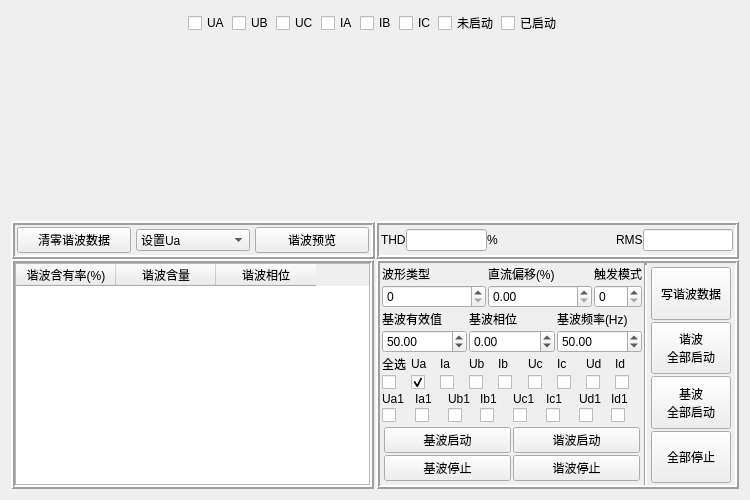
<?xml version="1.0" encoding="UTF-8"?>
<ui version="4.0">
 <class>Hrenter_out</class>
 <widget class="QWidget" name="Hrenter_out">
  <property name="geometry">
   <rect>
    <x>0</x>
    <y>0</y>
    <width>750</width>
    <height>500</height>
   </rect>
  </property>
  <property name="windowTitle">
   <string>Form</string>
  </property>
  <layout class="QGridLayout" name="gridLayout_5">
   <item row="0" column="0">
    <layout class="QVBoxLayout" name="verticalLayout_8" stretch="0,1,1,0,2">
     <property name="spacing">
      <number>0</number>
     </property>
     <item>
      <layout class="QHBoxLayout" name="horizontalLayout_14" stretch="0,0,0,0,0,0,0,0,0,0">
       <property name="spacing">
        <number>2</number>
       </property>
       <item>
        <spacer name="horizontalSpacer">
         <property name="orientation">
          <enum>Qt::Horizontal</enum>
         </property>
         <property name="sizeHint" stdset="0">
          <size>
           <width>20</width>
           <height>20</height>
          </size>
         </property>
        </spacer>
       </item>
       <item>
        <widget class="m_checkbox" name="ua_state">
         <property name="text">
          <string>UA</string>
         </property>
         <property name="checkable">
          <bool>false</bool>
         </property>
         <property name="tristate">
          <bool>false</bool>
         </property>
        </widget>
       </item>
       <item>
        <widget class="m_checkbox" name="ub_state">
         <property name="text">
          <string>UB</string>
         </property>
         <property name="checkable">
          <bool>false</bool>
         </property>
        </widget>
       </item>
       <item>
        <widget class="m_checkbox" name="uc_state">
         <property name="text">
          <string>UC</string>
         </property>
         <property name="checkable">
          <bool>false</bool>
         </property>
        </widget>
       </item>
       <item>
        <widget class="m_checkbox" name="ia_state">
         <property name="text">
          <string>IA</string>
         </property>
         <property name="checkable">
          <bool>false</bool>
         </property>
        </widget>
       </item>
       <item>
        <widget class="m_checkbox" name="ib_state">
         <property name="text">
          <string>IB</string>
         </property>
         <property name="checkable">
          <bool>false</bool>
         </property>
        </widget>
       </item>
       <item>
        <widget class="m_checkbox" name="ic_state">
         <property name="text">
          <string>IC</string>
         </property>
         <property name="checkable">
          <bool>false</bool>
         </property>
        </widget>
       </item>
       <item>
        <widget class="m_checkbox" name="state1">
         <property name="text">
          <string>未启动</string>
         </property>
         <property name="checkable">
          <bool>false</bool>
         </property>
        </widget>
       </item>
       <item>
        <widget class="m_checkbox" name="state3">
         <property name="text">
          <string>已启动</string>
         </property>
         <property name="checkable">
          <bool>false</bool>
         </property>
        </widget>
       </item>
       <item>
        <spacer name="horizontalSpacer_3">
         <property name="orientation">
          <enum>Qt::Horizontal</enum>
         </property>
         <property name="sizeHint" stdset="0">
          <size>
           <width>20</width>
           <height>20</height>
          </size>
         </property>
        </spacer>
       </item>
      </layout>
     </item>
     <item>
      <widget class="CustomPlotHasRoll" name="bar_map" native="true"/>
     </item>
     <item>
      <widget class="CustomPlotHasRoll" name="wave_map" native="true"/>
     </item>
     <item>
      <layout class="QHBoxLayout" name="horizontalLayout_7" stretch="1,1">
       <property name="topMargin">
        <number>2</number>
       </property>
       <item>
        <widget class="QFrame" name="frame">
         <property name="frameShape">
          <enum>QFrame::Box</enum>
         </property>
         <property name="frameShadow">
          <enum>QFrame::Raised</enum>
         </property>
         <property name="lineWidth">
          <number>2</number>
         </property>
         <layout class="QGridLayout" name="gridLayout_6">
          <property name="leftMargin">
           <number>2</number>
          </property>
          <property name="topMargin">
           <number>2</number>
          </property>
          <property name="rightMargin">
           <number>2</number>
          </property>
          <property name="bottomMargin">
           <number>2</number>
          </property>
          <property name="spacing">
           <number>2</number>
          </property>
          <item row="0" column="0">
           <layout class="QHBoxLayout" name="horizontalLayout_9" stretch="1,1,1">
            <property name="spacing">
             <number>5</number>
            </property>
            <item>
             <widget class="QPushButton" name="clear_hrenter_data">
              <property name="text">
               <string>清零谐波数据</string>
              </property>
             </widget>
            </item>
            <item>
             <widget class="QComboBox" name="pipe_type">
              <property name="layoutDirection">
               <enum>Qt::LeftToRight</enum>
              </property>
              <property name="sizeAdjustPolicy">
               <enum>QComboBox::AdjustToContentsOnFirstShow</enum>
              </property>
              <item>
               <property name="text">
                <string>设置Ua</string>
               </property>
              </item>
              <item>
               <property name="text">
                <string>设置Ia</string>
               </property>
              </item>
              <item>
               <property name="text">
                <string>设置Ub</string>
               </property>
              </item>
              <item>
               <property name="text">
                <string>设置Ib</string>
               </property>
              </item>
              <item>
               <property name="text">
                <string>设置Uc</string>
               </property>
              </item>
              <item>
               <property name="text">
                <string>设置Ic</string>
               </property>
              </item>
             </widget>
            </item>
            <item>
             <widget class="QPushButton" name="preview_hrenter">
              <property name="text">
               <string>谐波预览</string>
              </property>
             </widget>
            </item>
           </layout>
          </item>
         </layout>
        </widget>
       </item>
       <item>
        <widget class="QFrame" name="frame_2">
         <property name="frameShape">
          <enum>QFrame::Box</enum>
         </property>
         <property name="frameShadow">
          <enum>QFrame::Raised</enum>
         </property>
         <property name="lineWidth">
          <number>2</number>
         </property>
         <layout class="QGridLayout" name="gridLayout_2">
          <property name="leftMargin">
           <number>2</number>
          </property>
          <property name="topMargin">
           <number>2</number>
          </property>
          <property name="rightMargin">
           <number>2</number>
          </property>
          <property name="bottomMargin">
           <number>2</number>
          </property>
          <property name="spacing">
           <number>2</number>
          </property>
          <item row="0" column="0">
           <layout class="QHBoxLayout" name="horizontalLayout_3" stretch="1,1,1">
            <property name="spacing">
             <number>0</number>
            </property>
            <item>
             <layout class="QHBoxLayout" name="horizontalLayout" stretch="0,0,0">
              <item>
               <widget class="QLabel" name="label">
                <property name="text">
                 <string>THD</string>
                </property>
               </widget>
              </item>
              <item>
               <widget class="QLineEdit" name="thd"/>
              </item>
              <item>
               <widget class="QLabel" name="label_2">
                <property name="text">
                 <string>%</string>
                </property>
               </widget>
              </item>
             </layout>
            </item>
            <item>
             <spacer name="horizontalSpacer_2">
              <property name="orientation">
               <enum>Qt::Horizontal</enum>
              </property>
              <property name="sizeHint" stdset="0">
               <size>
                <width>40</width>
                <height>20</height>
               </size>
              </property>
             </spacer>
            </item>
            <item>
             <layout class="QHBoxLayout" name="horizontalLayout_2">
              <item>
               <widget class="QLabel" name="label_3">
                <property name="text">
                 <string>RMS</string>
                </property>
               </widget>
              </item>
              <item>
               <widget class="QLineEdit" name="rms"/>
              </item>
             </layout>
            </item>
           </layout>
          </item>
         </layout>
        </widget>
       </item>
      </layout>
     </item>
     <item>
      <layout class="QHBoxLayout" name="horizontalLayout_8" stretch="1,1">
       <property name="spacing">
        <number>2</number>
       </property>
       <item>
        <widget class="QFrame" name="frame_3">
         <property name="frameShape">
          <enum>QFrame::Box</enum>
         </property>
         <property name="frameShadow">
          <enum>QFrame::Raised</enum>
         </property>
         <property name="lineWidth">
          <number>2</number>
         </property>
         <layout class="QGridLayout" name="gridLayout">
          <property name="leftMargin">
           <number>0</number>
          </property>
          <property name="topMargin">
           <number>0</number>
          </property>
          <property name="rightMargin">
           <number>0</number>
          </property>
          <property name="bottomMargin">
           <number>0</number>
          </property>
          <property name="spacing">
           <number>0</number>
          </property>
          <item row="0" column="0">
           <widget class="QTableWidget" name="hrenter_data">
            <column>
             <property name="text">
              <string>谐波含有率(%)</string>
             </property>
            </column>
            <column>
             <property name="text">
              <string>谐波含量</string>
             </property>
            </column>
            <column>
             <property name="text">
              <string>谐波相位</string>
             </property>
            </column>
           </widget>
          </item>
         </layout>
        </widget>
       </item>
       <item>
        <widget class="QFrame" name="frame_4">
         <property name="frameShape">
          <enum>QFrame::Box</enum>
         </property>
         <property name="frameShadow">
          <enum>QFrame::Raised</enum>
         </property>
         <property name="lineWidth">
          <number>2</number>
         </property>
         <layout class="QHBoxLayout" name="horizontalLayout_11" stretch="3,0,1">
          <property name="spacing">
           <number>0</number>
          </property>
          <property name="leftMargin">
           <number>0</number>
          </property>
          <property name="topMargin">
           <number>0</number>
          </property>
          <property name="rightMargin">
           <number>0</number>
          </property>
          <property name="bottomMargin">
           <number>0</number>
          </property>
          <item>
           <layout class="QVBoxLayout" name="verticalLayout_9" stretch="0,0,0,0,0">
            <property name="spacing">
             <number>2</number>
            </property>
            <property name="leftMargin">
             <number>2</number>
            </property>
            <property name="topMargin">
             <number>2</number>
            </property>
            <property name="rightMargin">
             <number>2</number>
            </property>
            <property name="bottomMargin">
             <number>2</number>
            </property>
            <item>
             <layout class="QHBoxLayout" name="horizontalLayout_6" stretch="1,1,0">
              <property name="spacing">
               <number>2</number>
              </property>
              <item>
               <layout class="QVBoxLayout" name="verticalLayout_2" stretch="0,0">
                <property name="spacing">
                 <number>2</number>
                </property>
                <item>
                 <widget class="QLabel" name="label_4">
                  <property name="text">
                   <string>波形类型</string>
                  </property>
                 </widget>
                </item>
                <item>
                 <widget class="M_spinbox" name="wave_type">
                  <property name="sizePolicy">
                   <sizepolicy hsizetype="Expanding" vsizetype="Expanding">
                    <horstretch>0</horstretch>
                    <verstretch>0</verstretch>
                   </sizepolicy>
                  </property>
                 </widget>
                </item>
               </layout>
              </item>
              <item>
               <layout class="QVBoxLayout" name="verticalLayout_4">
                <property name="spacing">
                 <number>2</number>
                </property>
                <item>
                 <widget class="QLabel" name="label_6">
                  <property name="sizePolicy">
                   <sizepolicy hsizetype="Preferred" vsizetype="Preferred">
                    <horstretch>0</horstretch>
                    <verstretch>0</verstretch>
                   </sizepolicy>
                  </property>
                  <property name="text">
                   <string>直流偏移(%)</string>
                  </property>
                 </widget>
                </item>
                <item>
                 <widget class="QDoubleSpinBox" name="ratio">
                  <property name="sizePolicy">
                   <sizepolicy hsizetype="Expanding" vsizetype="Expanding">
                    <horstretch>0</horstretch>
                    <verstretch>0</verstretch>
                   </sizepolicy>
                  </property>
                  <property name="wrapping">
                   <bool>false</bool>
                  </property>
                  <property name="maximum">
                   <double>999.990000000000009</double>
                  </property>
                 </widget>
                </item>
               </layout>
              </item>
              <item>
               <layout class="QVBoxLayout" name="verticalLayout_12">
                <property name="spacing">
                 <number>2</number>
                </property>
                <item>
                 <widget class="QLabel" name="label_25">
                  <property name="text">
                   <string>触发模式</string>
                  </property>
                 </widget>
                </item>
                <item>
                 <widget class="M_spinbox" name="tig_type">
                  <property name="sizePolicy">
                   <sizepolicy hsizetype="Expanding" vsizetype="Expanding">
                    <horstretch>0</horstretch>
                    <verstretch>0</verstretch>
                   </sizepolicy>
                  </property>
                  <property name="wrapping">
                   <bool>false</bool>
                  </property>
                 </widget>
                </item>
               </layout>
              </item>
             </layout>
            </item>
            <item>
             <layout class="QHBoxLayout" name="horizontalLayout_10" stretch="1,1,1">
              <property name="spacing">
               <number>2</number>
              </property>
              <item>
               <layout class="QVBoxLayout" name="verticalLayout_3">
                <property name="spacing">
                 <number>2</number>
                </property>
                <item>
                 <widget class="QLabel" name="label_5">
                  <property name="text">
                   <string>基波有效值</string>
                  </property>
                 </widget>
                </item>
                <item>
                 <widget class="QDoubleSpinBox" name="base_value">
                  <property name="sizePolicy">
                   <sizepolicy hsizetype="Expanding" vsizetype="Expanding">
                    <horstretch>0</horstretch>
                    <verstretch>0</verstretch>
                   </sizepolicy>
                  </property>
                  <property name="wrapping">
                   <bool>true</bool>
                  </property>
                  <property name="maximum">
                   <double>999.990000000000009</double>
                  </property>
                  <property name="value">
                   <double>50.000000000000000</double>
                  </property>
                 </widget>
                </item>
               </layout>
              </item>
              <item>
               <layout class="QVBoxLayout" name="verticalLayout_11">
                <property name="spacing">
                 <number>2</number>
                </property>
                <item>
                 <widget class="QLabel" name="label_24">
                  <property name="text">
                   <string>基波相位</string>
                  </property>
                 </widget>
                </item>
                <item>
                 <widget class="QDoubleSpinBox" name="base_phase">
                  <property name="sizePolicy">
                   <sizepolicy hsizetype="Expanding" vsizetype="Expanding">
                    <horstretch>0</horstretch>
                    <verstretch>0</verstretch>
                   </sizepolicy>
                  </property>
                  <property name="wrapping">
                   <bool>true</bool>
                  </property>
                  <property name="minimum">
                   <double>-360.000000000000000</double>
                  </property>
                  <property name="maximum">
                   <double>360.000000000000000</double>
                  </property>
                  <property name="value">
                   <double>0.000000000000000</double>
                  </property>
                 </widget>
                </item>
               </layout>
              </item>
              <item>
               <layout class="QVBoxLayout" name="verticalLayout_5">
                <property name="spacing">
                 <number>2</number>
                </property>
                <item>
                 <widget class="QLabel" name="label_7">
                  <property name="text">
                   <string>基波频率(Hz)</string>
                  </property>
                 </widget>
                </item>
                <item>
                 <widget class="QDoubleSpinBox" name="freq">
                  <property name="sizePolicy">
                   <sizepolicy hsizetype="Expanding" vsizetype="Expanding">
                    <horstretch>0</horstretch>
                    <verstretch>0</verstretch>
                   </sizepolicy>
                  </property>
                  <property name="wrapping">
                   <bool>false</bool>
                  </property>
                  <property name="maximum">
                   <double>999.990000000000009</double>
                  </property>
                  <property name="value">
                   <double>50.000000000000000</double>
                  </property>
                 </widget>
                </item>
               </layout>
              </item>
             </layout>
            </item>
            <item>
             <layout class="QVBoxLayout" name="verticalLayout">
              <property name="spacing">
               <number>2</number>
              </property>
              <item>
               <layout class="QHBoxLayout" name="horizontalLayout_4">
                <item>
                 <widget class="QLabel" name="label_26">
                  <property name="text">
                   <string>全选</string>
                  </property>
                 </widget>
                </item>
                <item>
                 <widget class="QLabel" name="label_8">
                  <property name="text">
                   <string>Ua</string>
                  </property>
                 </widget>
                </item>
                <item>
                 <widget class="QLabel" name="label_16">
                  <property name="text">
                   <string>Ia</string>
                  </property>
                 </widget>
                </item>
                <item>
                 <widget class="QLabel" name="label_11">
                  <property name="text">
                   <string>Ub</string>
                  </property>
                 </widget>
                </item>
                <item>
                 <widget class="QLabel" name="label_17">
                  <property name="text">
                   <string>Ib</string>
                  </property>
                 </widget>
                </item>
                <item>
                 <widget class="QLabel" name="label_9">
                  <property name="text">
                   <string>Uc</string>
                  </property>
                 </widget>
                </item>
                <item>
                 <widget class="QLabel" name="label_18">
                  <property name="text">
                   <string>Ic</string>
                  </property>
                 </widget>
                </item>
                <item>
                 <widget class="QLabel" name="label_12">
                  <property name="text">
                   <string>Ud</string>
                  </property>
                 </widget>
                </item>
                <item>
                 <widget class="QLabel" name="label_19">
                  <property name="text">
                   <string>Id</string>
                  </property>
                 </widget>
                </item>
               </layout>
              </item>
              <item>
               <layout class="QHBoxLayout" name="horizontalLayout_5">
                <item>
                 <widget class="QCheckBox" name="all">
                  <property name="layoutDirection">
                   <enum>Qt::LeftToRight</enum>
                  </property>
                  <property name="text">
                   <string/>
                  </property>
                 </widget>
                </item>
                <item>
                 <widget class="QCheckBox" name="ua">
                  <property name="layoutDirection">
                   <enum>Qt::LeftToRight</enum>
                  </property>
                  <property name="text">
                   <string/>
                  </property>
                  <property name="checked">
                   <bool>true</bool>
                  </property>
                 </widget>
                </item>
                <item>
                 <widget class="QCheckBox" name="ia">
                  <property name="layoutDirection">
                   <enum>Qt::LeftToRight</enum>
                  </property>
                  <property name="text">
                   <string/>
                  </property>
                 </widget>
                </item>
                <item>
                 <widget class="QCheckBox" name="ub">
                  <property name="layoutDirection">
                   <enum>Qt::LeftToRight</enum>
                  </property>
                  <property name="text">
                   <string/>
                  </property>
                 </widget>
                </item>
                <item>
                 <widget class="QCheckBox" name="ib">
                  <property name="layoutDirection">
                   <enum>Qt::LeftToRight</enum>
                  </property>
                  <property name="text">
                   <string/>
                  </property>
                 </widget>
                </item>
                <item>
                 <widget class="QCheckBox" name="uc">
                  <property name="layoutDirection">
                   <enum>Qt::LeftToRight</enum>
                  </property>
                  <property name="text">
                   <string/>
                  </property>
                 </widget>
                </item>
                <item>
                 <widget class="QCheckBox" name="ic">
                  <property name="layoutDirection">
                   <enum>Qt::LeftToRight</enum>
                  </property>
                  <property name="text">
                   <string/>
                  </property>
                 </widget>
                </item>
                <item>
                 <widget class="QCheckBox" name="ud">
                  <property name="layoutDirection">
                   <enum>Qt::LeftToRight</enum>
                  </property>
                  <property name="text">
                   <string/>
                  </property>
                 </widget>
                </item>
                <item>
                 <widget class="QCheckBox" name="id">
                  <property name="layoutDirection">
                   <enum>Qt::LeftToRight</enum>
                  </property>
                  <property name="text">
                   <string/>
                  </property>
                 </widget>
                </item>
               </layout>
              </item>
             </layout>
            </item>
            <item>
             <layout class="QVBoxLayout" name="verticalLayout_10">
              <property name="spacing">
               <number>2</number>
              </property>
              <item>
               <layout class="QHBoxLayout" name="horizontalLayout_12">
                <item>
                 <widget class="QLabel" name="label_10">
                  <property name="text">
                   <string>Ua1</string>
                  </property>
                 </widget>
                </item>
                <item>
                 <widget class="QLabel" name="label_20">
                  <property name="text">
                   <string>Ia1</string>
                  </property>
                 </widget>
                </item>
                <item>
                 <widget class="QLabel" name="label_15">
                  <property name="text">
                   <string>Ub1</string>
                  </property>
                 </widget>
                </item>
                <item>
                 <widget class="QLabel" name="label_21">
                  <property name="text">
                   <string>Ib1</string>
                  </property>
                 </widget>
                </item>
                <item>
                 <widget class="QLabel" name="label_14">
                  <property name="text">
                   <string>Uc1</string>
                  </property>
                 </widget>
                </item>
                <item>
                 <widget class="QLabel" name="label_22">
                  <property name="text">
                   <string>Ic1</string>
                  </property>
                 </widget>
                </item>
                <item>
                 <widget class="QLabel" name="label_13">
                  <property name="text">
                   <string>Ud1</string>
                  </property>
                 </widget>
                </item>
                <item>
                 <widget class="QLabel" name="label_23">
                  <property name="text">
                   <string>Id1</string>
                  </property>
                 </widget>
                </item>
               </layout>
              </item>
              <item>
               <layout class="QHBoxLayout" name="horizontalLayout_13">
                <item>
                 <widget class="QCheckBox" name="ua1">
                  <property name="layoutDirection">
                   <enum>Qt::LeftToRight</enum>
                  </property>
                  <property name="text">
                   <string/>
                  </property>
                 </widget>
                </item>
                <item>
                 <widget class="QCheckBox" name="ia1">
                  <property name="layoutDirection">
                   <enum>Qt::LeftToRight</enum>
                  </property>
                  <property name="text">
                   <string/>
                  </property>
                 </widget>
                </item>
                <item>
                 <widget class="QCheckBox" name="ub1">
                  <property name="layoutDirection">
                   <enum>Qt::LeftToRight</enum>
                  </property>
                  <property name="text">
                   <string/>
                  </property>
                 </widget>
                </item>
                <item>
                 <widget class="QCheckBox" name="ib1">
                  <property name="layoutDirection">
                   <enum>Qt::LeftToRight</enum>
                  </property>
                  <property name="text">
                   <string/>
                  </property>
                 </widget>
                </item>
                <item>
                 <widget class="QCheckBox" name="uc1">
                  <property name="layoutDirection">
                   <enum>Qt::LeftToRight</enum>
                  </property>
                  <property name="text">
                   <string/>
                  </property>
                 </widget>
                </item>
                <item>
                 <widget class="QCheckBox" name="ic1">
                  <property name="layoutDirection">
                   <enum>Qt::LeftToRight</enum>
                  </property>
                  <property name="text">
                   <string/>
                  </property>
                 </widget>
                </item>
                <item>
                 <widget class="QCheckBox" name="ud1">
                  <property name="layoutDirection">
                   <enum>Qt::LeftToRight</enum>
                  </property>
                  <property name="text">
                   <string/>
                  </property>
                 </widget>
                </item>
                <item>
                 <widget class="QCheckBox" name="id1">
                  <property name="layoutDirection">
                   <enum>Qt::LeftToRight</enum>
                  </property>
                  <property name="text">
                   <string/>
                  </property>
                 </widget>
                </item>
               </layout>
              </item>
             </layout>
            </item>
            <item>
             <layout class="QGridLayout" name="gridLayout_3">
              <property name="leftMargin">
               <number>2</number>
              </property>
              <property name="topMargin">
               <number>2</number>
              </property>
              <property name="rightMargin">
               <number>2</number>
              </property>
              <property name="bottomMargin">
               <number>2</number>
              </property>
              <property name="spacing">
               <number>2</number>
              </property>
              <item row="0" column="1">
               <widget class="QPushButton" name="hrenter_start">
                <property name="sizePolicy">
                 <sizepolicy hsizetype="Expanding" vsizetype="Expanding">
                  <horstretch>0</horstretch>
                  <verstretch>0</verstretch>
                 </sizepolicy>
                </property>
                <property name="text">
                 <string>谐波启动</string>
                </property>
               </widget>
              </item>
              <item row="1" column="0">
               <widget class="QPushButton" name="base_stop">
                <property name="sizePolicy">
                 <sizepolicy hsizetype="Expanding" vsizetype="Expanding">
                  <horstretch>0</horstretch>
                  <verstretch>0</verstretch>
                 </sizepolicy>
                </property>
                <property name="text">
                 <string>基波停止</string>
                </property>
               </widget>
              </item>
              <item row="0" column="0">
               <widget class="QPushButton" name="base_start">
                <property name="sizePolicy">
                 <sizepolicy hsizetype="Expanding" vsizetype="Expanding">
                  <horstretch>0</horstretch>
                  <verstretch>0</verstretch>
                 </sizepolicy>
                </property>
                <property name="text">
                 <string>基波启动</string>
                </property>
               </widget>
              </item>
              <item row="1" column="1">
               <widget class="QPushButton" name="hrenter_stop">
                <property name="sizePolicy">
                 <sizepolicy hsizetype="Expanding" vsizetype="Expanding">
                  <horstretch>0</horstretch>
                  <verstretch>0</verstretch>
                 </sizepolicy>
                </property>
                <property name="text">
                 <string>谐波停止</string>
                </property>
               </widget>
              </item>
             </layout>
            </item>
           </layout>
          </item>
          <item>
           <widget class="QFrame" name="frame_5">
            <property name="frameShape">
             <enum>QFrame::VLine</enum>
            </property>
            <property name="frameShadow">
             <enum>QFrame::Sunken</enum>
            </property>
            <property name="lineWidth">
             <number>2</number>
            </property>
           </widget>
          </item>
          <item>
           <layout class="QVBoxLayout" name="verticalLayout_7" stretch="0">
            <property name="spacing">
             <number>2</number>
            </property>
            <property name="leftMargin">
             <number>2</number>
            </property>
            <property name="topMargin">
             <number>2</number>
            </property>
            <property name="rightMargin">
             <number>2</number>
            </property>
            <item>
             <layout class="QVBoxLayout" name="verticalLayout_6" stretch="1,1,1,1">
              <property name="spacing">
               <number>2</number>
              </property>
              <property name="leftMargin">
               <number>2</number>
              </property>
              <property name="topMargin">
               <number>2</number>
              </property>
              <property name="rightMargin">
               <number>2</number>
              </property>
              <property name="bottomMargin">
               <number>2</number>
              </property>
              <item>
               <widget class="QPushButton" name="write_hrenter_data">
                <property name="sizePolicy">
                 <sizepolicy hsizetype="Expanding" vsizetype="Expanding">
                  <horstretch>0</horstretch>
                  <verstretch>0</verstretch>
                 </sizepolicy>
                </property>
                <property name="text">
                 <string>写谐波数据</string>
                </property>
               </widget>
              </item>
              <item>
               <widget class="QPushButton" name="hrenter_all_start">
                <property name="sizePolicy">
                 <sizepolicy hsizetype="Expanding" vsizetype="Expanding">
                  <horstretch>0</horstretch>
                  <verstretch>0</verstretch>
                 </sizepolicy>
                </property>
                <property name="text">
                 <string>谐波
全部启动</string>
                </property>
               </widget>
              </item>
              <item>
               <widget class="QPushButton" name="base_all_start">
                <property name="sizePolicy">
                 <sizepolicy hsizetype="Expanding" vsizetype="Expanding">
                  <horstretch>0</horstretch>
                  <verstretch>0</verstretch>
                 </sizepolicy>
                </property>
                <property name="text">
                 <string>基波
全部启动</string>
                </property>
               </widget>
              </item>
              <item>
               <widget class="QPushButton" name="all_stop">
                <property name="sizePolicy">
                 <sizepolicy hsizetype="Expanding" vsizetype="Expanding">
                  <horstretch>0</horstretch>
                  <verstretch>0</verstretch>
                 </sizepolicy>
                </property>
                <property name="text">
                 <string>全部停止</string>
                </property>
               </widget>
              </item>
             </layout>
            </item>
           </layout>
          </item>
         </layout>
        </widget>
       </item>
      </layout>
     </item>
    </layout>
   </item>
  </layout>
 </widget>
 <customwidgets>
  <customwidget>
   <class>CustomPlotHasRoll</class>
   <extends>QWidget</extends>
   <header location="global">customplothasroll.h</header>
   <container>1</container>
  </customwidget>
  <customwidget>
   <class>M_spinbox</class>
   <extends>QSpinBox</extends>
   <header>m_spinbox.h</header>
  </customwidget>
  <customwidget>
   <class>m_checkbox</class>
   <extends>QCheckBox</extends>
   <header>m_checkbox.h</header>
  </customwidget>
 </customwidgets>
 <resources/>
 <connections/>
</ui>
